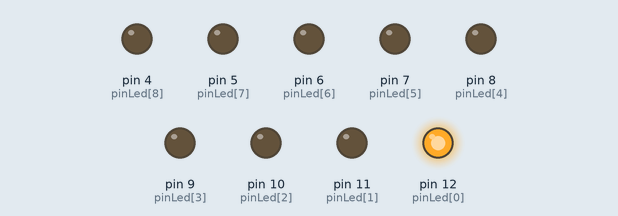
Simulated run of this sketch. Board: Arduino Uno, built with avr-gcc and run on an emulated ATmega328P. Parts: output pins drawn as LEDs (lit = HIGH).

Above: at 0.1 s.
At 1.1 s:
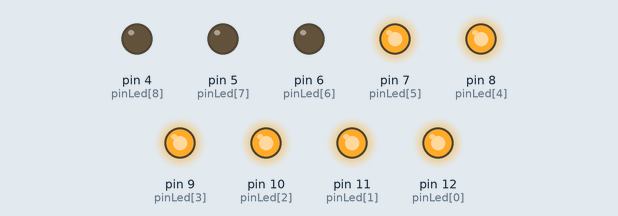
At 2.1 s:
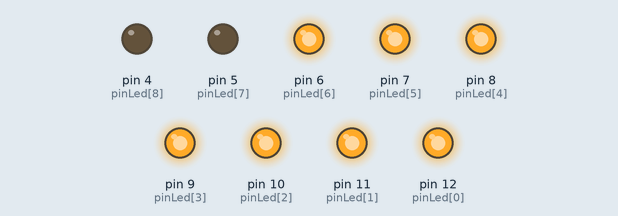
At 4.1 s:
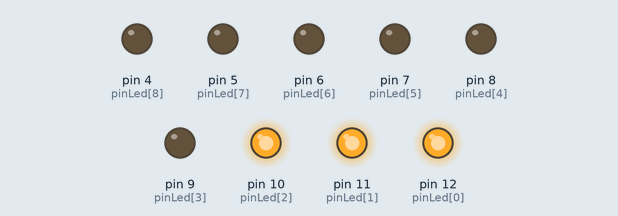
At 6.3 s:
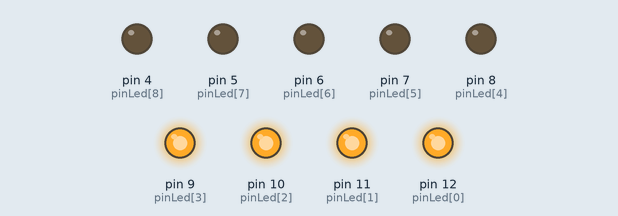
At 8.1 s:
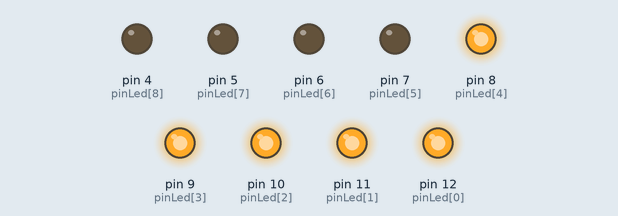
Timing chart, 0 to 8.4 s (numbered marks = the images above):
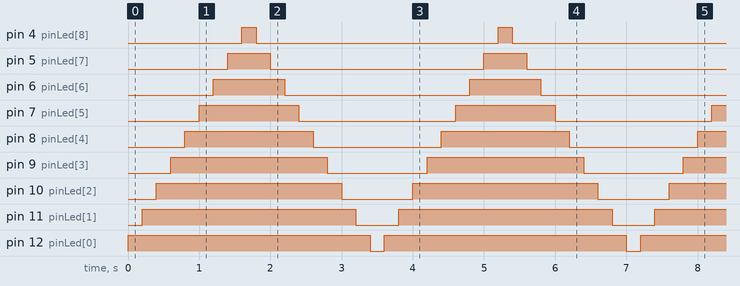

Measured:
- by itself, pin 4 (pinLed[8]): alternates HIGH for 0.20 s and LOW for 3.4 s
- by itself, pin 5 (pinLed[7]): alternates HIGH for 0.60 s and LOW for 3.0 s
- by itself, pin 6 (pinLed[6]): alternates HIGH for 1.0 s and LOW for 2.6 s
- by itself, pin 7 (pinLed[5]): alternates HIGH for 1.4 s and LOW for 2.2 s
- by itself, pin 8 (pinLed[4]): alternates HIGH for 1.8 s and LOW for 1.8 s
- by itself, pin 9 (pinLed[3]): alternates HIGH for 2.2 s and LOW for 1.4 s
- by itself, pin 10 (pinLed[2]): alternates HIGH for 2.6 s and LOW for 1.0 s
- by itself, pin 11 (pinLed[1]): alternates HIGH for 3.0 s and LOW for 0.60 s

The sketch:

led_sequencial.ino
```cpp
//ex de circuito com leds usando o loop for com arrays


int pinLed[9] = {12,11,10,9,8,7,6,5,4};
int nLed;

void setup() {
int i;

  for(i = 0;i <= 8;i++){
    pinMode(pinLed[i], OUTPUT);
  }

}

void loop() {
  for(nLed = 0;nLed <= 8; nLed++){
    digitalWrite(pinLed[nLed], HIGH);
    delay(200);
  }
  for(nLed = 8;nLed >= 0; nLed--){
    digitalWrite(pinLed[nLed], LOW);
    delay(200);
  }
}
```
